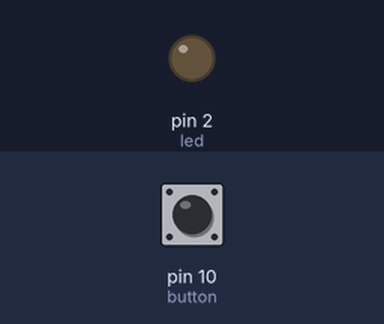
Bench run of a sketch on a simulated Arduino Uno, built with avr-gcc and run on an emulated ATmega328P. Shown: output pins drawn as LEDs (lit = HIGH). The test bench sets the inputs (shaded band); at power-on: pin 10 (button) LOW.

Above: at 1.2 s.
1.3 s: pin 10 (button) pulled HIGH for 0.15 s
At 1.37 s:
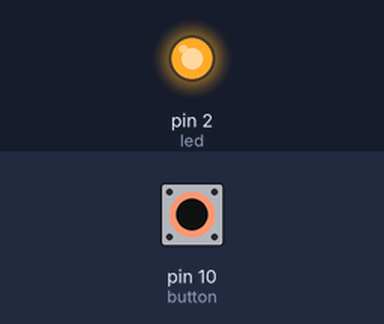
2.9 s: pin 10 (button) pulled HIGH for 3.2 s
At 7.4 s:
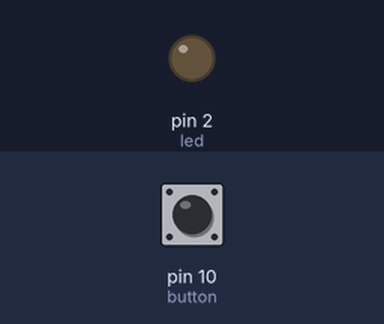
Timing chart, 0 to 8.9 s (numbered marks = the images above; inputs shaded):
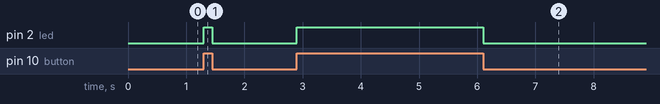

The sketch:

button_arduino.ino
```cpp
const int led=2;
const int button=10;
int count =0;
void setup()
 {
  pinMode (led,OUTPUT);
  pinMode (button,INPUT);

  }
  void loop ()
  {
    count = digitalRead (button);
    if(count==HIGH)
    digitalWrite (led,HIGH);

     else
     digitalWrite (led,LOW);

  }
```

Measured:
- after the input at 1.3 s, pin 2 (led): LOW → HIGH at once, → LOW 0.15 s later
- after the input at 2.9 s, pin 2 (led): LOW → HIGH at once, → LOW 3.2 s later
